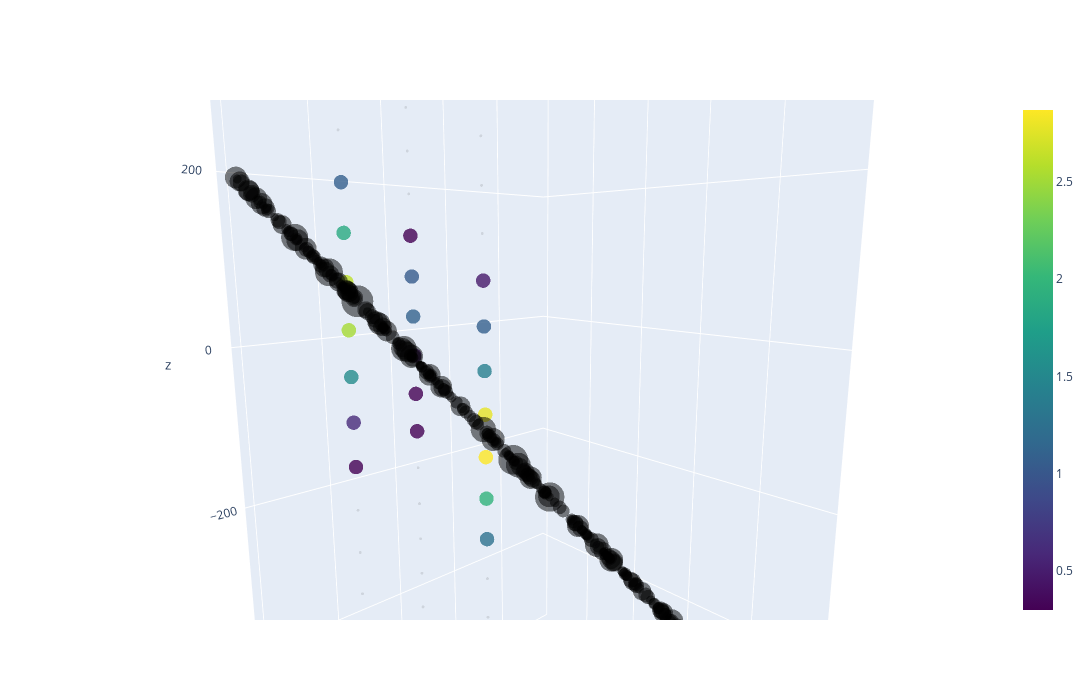
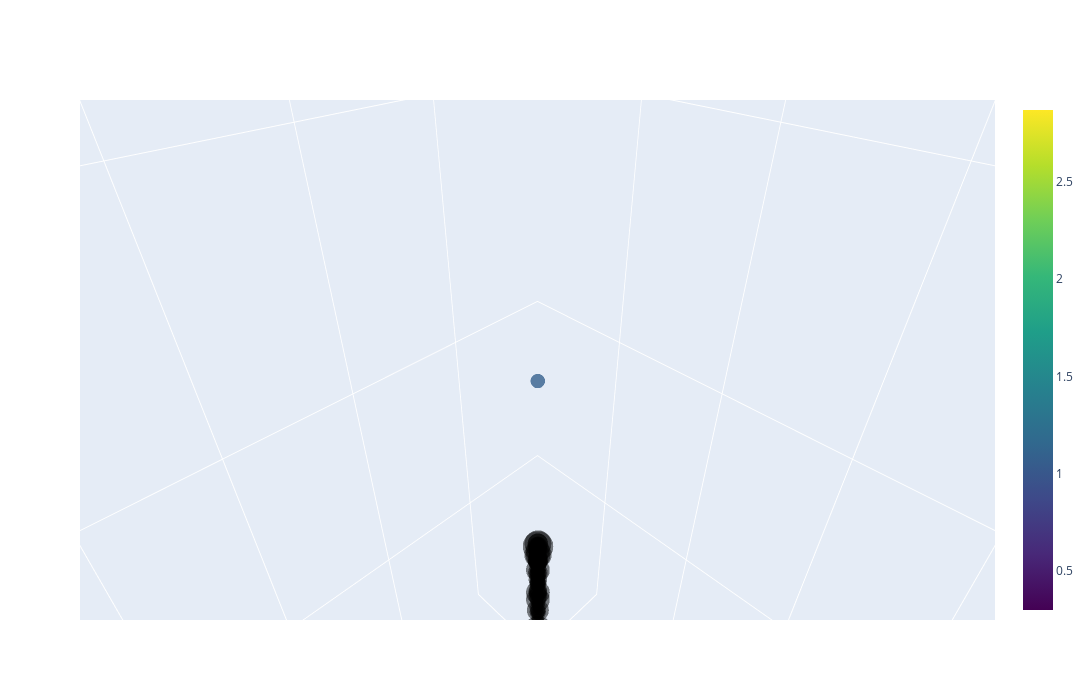

The notebook cell saved with these charts, in order:
### Code cell
plot_event(det, hit_times_track, record=rec_track)

### Figure 1 — Plotly figure (JSON) as saved in the notebook; plotly's stock layout.template omitted (floating-point values rounded to 4 significant figures; data arrays with more than 128 entries replaced by an {"elided": "..."} marker saying what was removed)
{"data": [{"marker": {"color": [1.255, 1.964, 2.869, 2.781, 1.415, 1.079, 0.4771, 0.301, 0.301, 0.4771, 1.114, 1.041, 0.301, 0.301, 0.6021, 1.544, 2.524, 2.617, 1.863, 1.079], "colorscale": [[0, "#440154"], [0.1111, "#482878"], [0.2222, "#3e4989"], [0.3333, "#31688e"], [0.4444, "#26828e"], [0.5556, "#1f9e89"], [0.6667, "#35b779"], [0.7778, "#6ece58"], [0.8889, "#b5de2b"], [1, "#fde725"]], "opacity": 0.8, "showscale": true, "size": 5}, "mode": "markers", "type": "scatter3d", "x": [0, 0, 0, 0, 0, 0, 0, 150, 150, 150, 150, 150, 150, 75, 75, 75, 75, 75, 75, 75], "y": [0, 0, 0, 0, 0, 0, 0, 0, 0, 0, 0, 0, 0, 130, 130, 130, 130, 130, 130, 130], "z": [-236.8, -184.2, -131.6, -78.95, -26.32, 26.32, 78.95, -131.6, -78.95, -26.32, 26.32, 78.95, 131.6, -131.6, -78.95, -26.32, 26.32, 78.95, 131.6, 184.2]}, {"marker": {"color": "black", "colorscale": [[0, "#440154"], [0.1111, "#482878"], [0.2222, "#3e4989"], [0.3333, "#31688e"], [0.4444, "#26828e"], [0.5556, "#1f9e89"], [0.6667, "#35b779"], [0.7778, "#6ece58"], [0.8889, "#b5de2b"], [1, "#fde725"]], "opacity": 0.1, "size": 1}, "mode": "markers", "type": "scatter3d", "x": [0, 0, 0, 0, 0, 0, 0, 0, 0, 0, 0, 0, 0, 150, 150, 150, 150, 150, 150, 150, 150, 150, 150, 150, 150, 150, 150, 75, 75, 75, 75, 75, 75, 75, 75, 75, 75, 75, 75, 75], "y": [0, 0, 0, 0, 0, 0, 0, 0, 0, 0, 0, 0, 0, 0, 0, 0, 0, 0, 0, 0, 0, 0, 0, 0, 0, 0, 0, 130, 130, 130, 130, 130, 130, 130, 130, 130, 130, 130, 130, 130], "z": [-500, -447.4, -394.7, -342.1, -289.5, 131.6, 184.2, 236.8, 289.5, 342.1, 394.7, 447.4, 500, -500, -447.4, -394.7, -342.1, -289.5, -236.8, -184.2, 184.2, 236.8, 289.5, 342.1, 394.7, 447.4, 500, -500, -447.4, -394.7, -342.1, -289.5, -236.8, -184.2, 236.8, 289.5, 342.1, 394.7, 447.4, 500]}, {"marker": {"color": "black", "line": {"width": 0}, "opacity": 0.5, "size": {"elided": "341 float values"}}, "mode": "markers", "type": "scatter3d", "x": {"elided": "341 float values"}, "y": {"elided": "341 float values"}, "z": {"elided": "341 float values"}}], "layout": {"coloraxis": {"colorbar": {"title": {"text": "log10(det. photons)"}}, "showscale": true}, "height": 700, "scene": {"aspectmode": "auto", "aspectratio": {"x": 0.7762, "y": 0.7762, "z": 1.66}, "camera": {"center": {"x": 0, "y": 0, "z": 0}, "eye": {"x": -0.7965, "y": 0.7539, "z": 0.1938}, "projection": {"type": "perspective"}, "up": {"x": 0, "y": 0, "z": 1}}}, "showlegend": false, "width": 1400}}

### Figure 2 — Plotly figure (JSON) as saved in the notebook; plotly's stock layout.template omitted (floating-point values rounded to 4 significant figures; data arrays with more than 128 entries replaced by an {"elided": "..."} marker saying what was removed)
{"data": [{"marker": {"color": [1.255, 1.964, 2.869, 2.781, 1.415, 1.079, 0.4771, 0.301, 0.301, 0.4771, 1.114, 1.041, 0.301, 0.301, 0.6021, 1.544, 2.524, 2.617, 1.863, 1.079], "colorscale": [[0, "#440154"], [0.1111, "#482878"], [0.2222, "#3e4989"], [0.3333, "#31688e"], [0.4444, "#26828e"], [0.5556, "#1f9e89"], [0.6667, "#35b779"], [0.7778, "#6ece58"], [0.8889, "#b5de2b"], [1, "#fde725"]], "opacity": 0.8, "showscale": true, "size": 5}, "mode": "markers", "type": "scatter3d", "x": [0, 0, 0, 0, 0, 0, 0, 150, 150, 150, 150, 150, 150, 75, 75, 75, 75, 75, 75, 75], "y": [0, 0, 0, 0, 0, 0, 0, 0, 0, 0, 0, 0, 0, 130, 130, 130, 130, 130, 130, 130], "z": [-236.8, -184.2, -131.6, -78.95, -26.32, 26.32, 78.95, -131.6, -78.95, -26.32, 26.32, 78.95, 131.6, -131.6, -78.95, -26.32, 26.32, 78.95, 131.6, 184.2]}, {"marker": {"color": "black", "colorscale": [[0, "#440154"], [0.1111, "#482878"], [0.2222, "#3e4989"], [0.3333, "#31688e"], [0.4444, "#26828e"], [0.5556, "#1f9e89"], [0.6667, "#35b779"], [0.7778, "#6ece58"], [0.8889, "#b5de2b"], [1, "#fde725"]], "opacity": 0.1, "size": 1}, "mode": "markers", "type": "scatter3d", "x": [0, 0, 0, 0, 0, 0, 0, 0, 0, 0, 0, 0, 0, 150, 150, 150, 150, 150, 150, 150, 150, 150, 150, 150, 150, 150, 150, 75, 75, 75, 75, 75, 75, 75, 75, 75, 75, 75, 75, 75], "y": [0, 0, 0, 0, 0, 0, 0, 0, 0, 0, 0, 0, 0, 0, 0, 0, 0, 0, 0, 0, 0, 0, 0, 0, 0, 0, 0, 130, 130, 130, 130, 130, 130, 130, 130, 130, 130, 130, 130, 130], "z": [-500, -447.4, -394.7, -342.1, -289.5, 131.6, 184.2, 236.8, 289.5, 342.1, 394.7, 447.4, 500, -500, -447.4, -394.7, -342.1, -289.5, -236.8, -184.2, 184.2, 236.8, 289.5, 342.1, 394.7, 447.4, 500, -500, -447.4, -394.7, -342.1, -289.5, -236.8, -184.2, 236.8, 289.5, 342.1, 394.7, 447.4, 500]}, {"marker": {"color": "black", "line": {"width": 0}, "opacity": 0.5, "size": {"elided": "341 float values"}}, "mode": "markers", "type": "scatter3d", "x": {"elided": "341 float values"}, "y": {"elided": "341 float values"}, "z": {"elided": "341 float values"}}], "layout": {"coloraxis": {"colorbar": {"title": {"text": "log10(det. photons)"}}, "showscale": true}, "height": 700, "scene": {"aspectmode": "auto", "aspectratio": {"x": 0.7762, "y": 0.7762, "z": 1.66}, "camera": {"center": {"x": 0, "y": 0, "z": 0}, "eye": {"x": 0.1679, "y": 0.1679, "z": 0.1679}, "projection": {"type": "perspective"}, "up": {"x": 0, "y": 0, "z": 1}}}, "showlegend": false, "width": 1400}}
